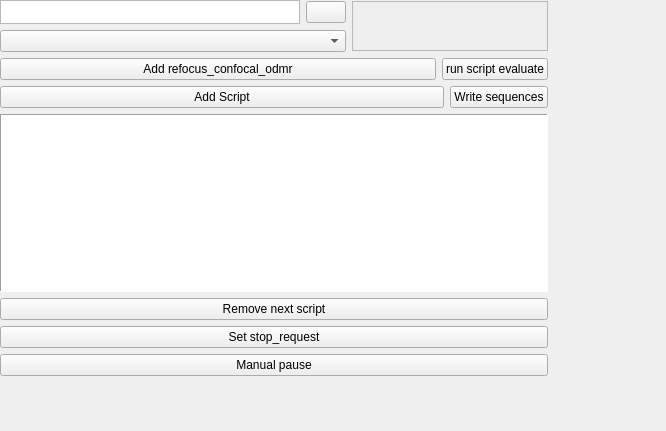
<?xml version="1.0" encoding="UTF-8"?>
<ui version="4.0">
 <class>window</class>
 <widget class="QWidget" name="window">
  <property name="geometry">
   <rect>
    <x>0</x>
    <y>0</y>
    <width>666</width>
    <height>431</height>
   </rect>
  </property>
  <property name="windowTitle">
   <string>Form</string>
  </property>
  <property name="windowOpacity">
   <double>1.000000000000000</double>
  </property>
  <property name="autoFillBackground">
   <bool>false</bool>
  </property>
  <widget class="QWidget" name="layoutWidget">
   <property name="geometry">
    <rect>
     <x>0</x>
     <y>0</y>
     <width>548</width>
     <height>376</height>
    </rect>
   </property>
   <layout class="QVBoxLayout" name="verticalLayout_3">
    <item>
     <layout class="QHBoxLayout" name="horizontalLayout_4">
      <item>
       <layout class="QVBoxLayout" name="verticalLayout">
        <item>
         <layout class="QHBoxLayout" name="horizontalLayout_2">
          <item>
           <widget class="QTextBrowser" name="user_script_folder_text_field">
            <property name="enabled">
             <bool>true</bool>
            </property>
            <property name="sizePolicy">
             <sizepolicy hsizetype="Minimum" vsizetype="Fixed">
              <horstretch>0</horstretch>
              <verstretch>0</verstretch>
             </sizepolicy>
            </property>
            <property name="minimumSize">
             <size>
              <width>300</width>
              <height>0</height>
             </size>
            </property>
            <property name="maximumSize">
             <size>
              <width>16777215</width>
              <height>24</height>
             </size>
            </property>
            <property name="readOnly">
             <bool>false</bool>
            </property>
           </widget>
          </item>
          <item>
           <widget class="QPushButton" name="user_script_folder_pushButton">
            <property name="sizePolicy">
             <sizepolicy hsizetype="Fixed" vsizetype="Fixed">
              <horstretch>0</horstretch>
              <verstretch>0</verstretch>
             </sizepolicy>
            </property>
            <property name="text">
             <string/>
            </property>
            <property name="icon">
             <iconset>
              <normalon>folder_icon.png</normalon>
             </iconset>
            </property>
            <property name="iconSize">
             <size>
              <width>16</width>
              <height>16</height>
             </size>
            </property>
           </widget>
          </item>
         </layout>
        </item>
        <item>
         <widget class="QComboBox" name="selected_user_script_combo_box">
          <property name="maxVisibleItems">
           <number>40</number>
          </property>
         </widget>
        </item>
       </layout>
      </item>
      <item>
       <widget class="QTextEdit" name="user_script_params_text_field">
        <property name="enabled">
         <bool>false</bool>
        </property>
        <property name="sizePolicy">
         <sizepolicy hsizetype="Expanding" vsizetype="Fixed">
          <horstretch>0</horstretch>
          <verstretch>0</verstretch>
         </sizepolicy>
        </property>
        <property name="maximumSize">
         <size>
          <width>200</width>
          <height>50</height>
         </size>
        </property>
       </widget>
      </item>
     </layout>
    </item>
    <item>
     <layout class="QHBoxLayout" name="horizontalLayout_5">
      <item>
       <widget class="QPushButton" name="add_rco_button">
        <property name="maximumSize">
         <size>
          <width>16777215</width>
          <height>40</height>
         </size>
        </property>
        <property name="text">
         <string>Add refocus_confocal_odmr</string>
        </property>
       </widget>
      </item>
      <item>
       <widget class="QPushButton" name="evaluate_button">
        <property name="sizePolicy">
         <sizepolicy hsizetype="Fixed" vsizetype="Fixed">
          <horstretch>0</horstretch>
          <verstretch>0</verstretch>
         </sizepolicy>
        </property>
        <property name="text">
         <string>run script evaluate</string>
        </property>
       </widget>
      </item>
     </layout>
    </item>
    <item>
     <layout class="QHBoxLayout" name="horizontalLayout_6">
      <item>
       <widget class="QPushButton" name="add_to_queue_button">
        <property name="text">
         <string>Add Script</string>
        </property>
       </widget>
      </item>
      <item>
       <widget class="QPushButton" name="write_standard_awg_sequences_button">
        <property name="sizePolicy">
         <sizepolicy hsizetype="Fixed" vsizetype="Fixed">
          <horstretch>0</horstretch>
          <verstretch>0</verstretch>
         </sizepolicy>
        </property>
        <property name="text">
         <string>Write sequences</string>
        </property>
       </widget>
      </item>
     </layout>
    </item>
    <item>
     <widget class="QTableWidgetEnhancedDrop" name="script_queue_table">
      <property name="enabled">
       <bool>true</bool>
      </property>
      <property name="autoFillBackground">
       <bool>false</bool>
      </property>
      <property name="frameShape">
       <enum>QFrame::Panel</enum>
      </property>
      <property name="selectionMode">
       <enum>QAbstractItemView::MultiSelection</enum>
      </property>
     </widget>
    </item>
    <item>
     <widget class="QPushButton" name="remove_next_script_button">
      <property name="sizePolicy">
       <sizepolicy hsizetype="Minimum" vsizetype="Expanding">
        <horstretch>0</horstretch>
        <verstretch>0</verstretch>
       </sizepolicy>
      </property>
      <property name="maximumSize">
       <size>
        <width>16777215</width>
        <height>40</height>
       </size>
      </property>
      <property name="text">
       <string>Remove next script</string>
      </property>
     </widget>
    </item>
    <item>
     <widget class="QPushButton" name="set_stop_request_button">
      <property name="sizePolicy">
       <sizepolicy hsizetype="Minimum" vsizetype="Expanding">
        <horstretch>0</horstretch>
        <verstretch>0</verstretch>
       </sizepolicy>
      </property>
      <property name="maximumSize">
       <size>
        <width>16777215</width>
        <height>40</height>
       </size>
      </property>
      <property name="text">
       <string>Set stop_request</string>
      </property>
     </widget>
    </item>
    <item>
     <widget class="QPushButton" name="manual_pause_pushButton">
      <property name="text">
       <string>Manual pause</string>
      </property>
      <property name="checkable">
       <bool>true</bool>
      </property>
     </widget>
    </item>
   </layout>
  </widget>
 </widget>
 <customwidgets>
  <customwidget>
   <class>QTableWidgetEnhancedDrop</class>
   <extends>QTableWidget</extends>
   <header>logic/qudip_enhanced/qtgui/custom_widgets.h</header>
  </customwidget>
 </customwidgets>
 <resources/>
 <connections/>
</ui>
